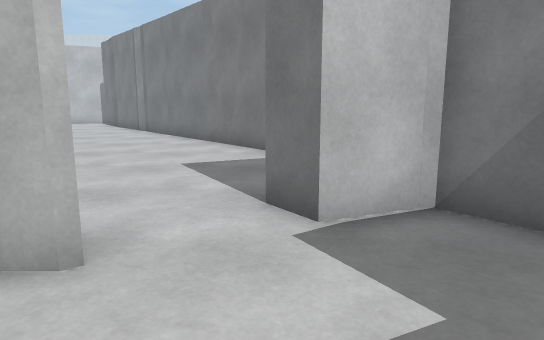
[1] (above)

24 first-person views from a walk through a Unity game level. The camera is 1.2 m above the floor, tilts 10° down and sees 70° across. The floor is counted in squares, 1 m on a side. Each view is taken from the middle of a square. On the plan, view 1 faces up. The plan holds only what a view shows up to about 15 squares ahead; the rest is blank. The place goes on beyond the plan.

[2]
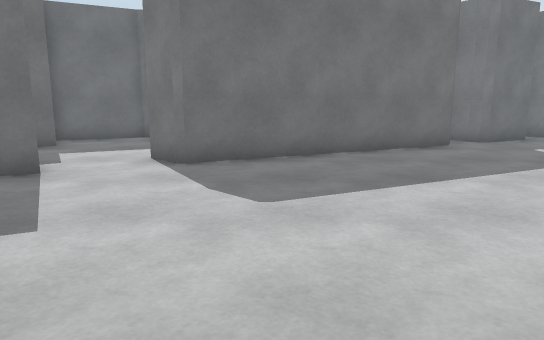

[3]
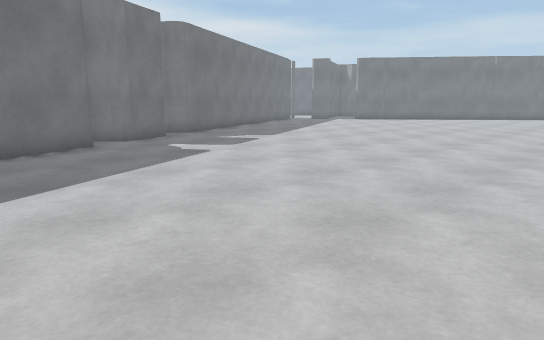

[4]
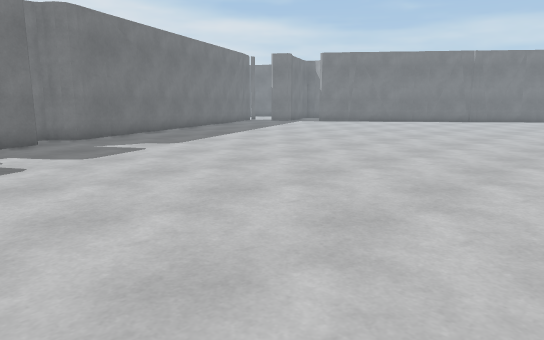

[5]
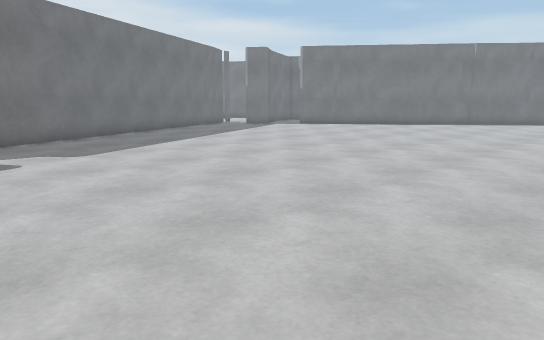

[6]
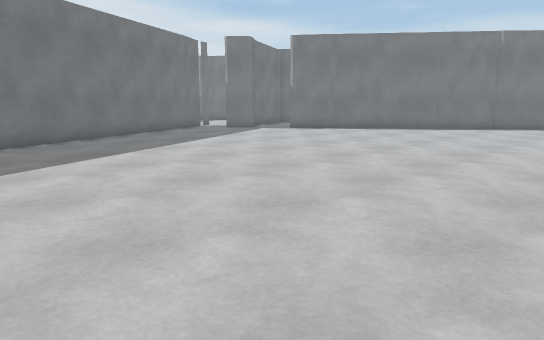

[7]
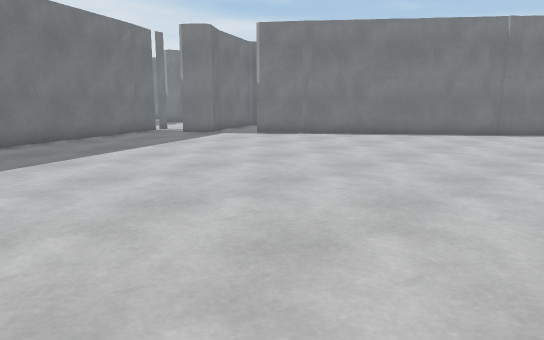

[8]
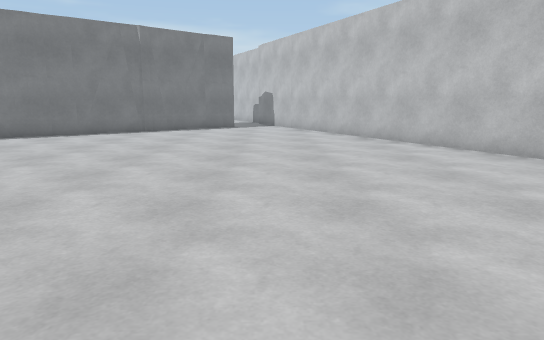

[9]
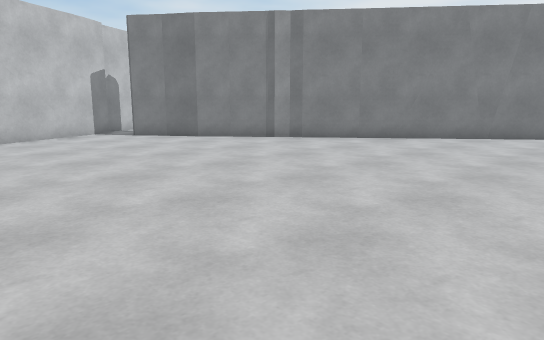

[10]
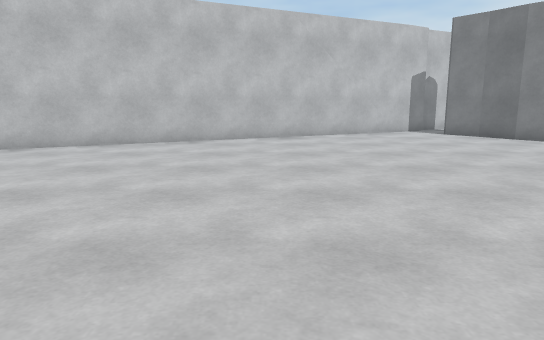

[11]
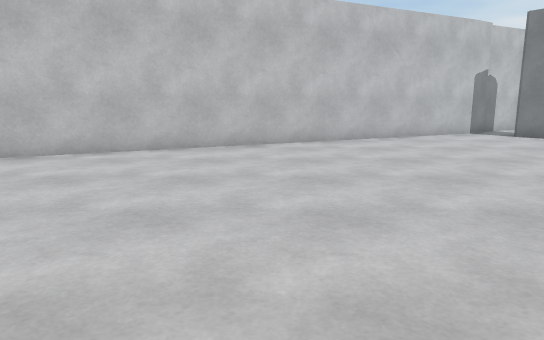

[12]
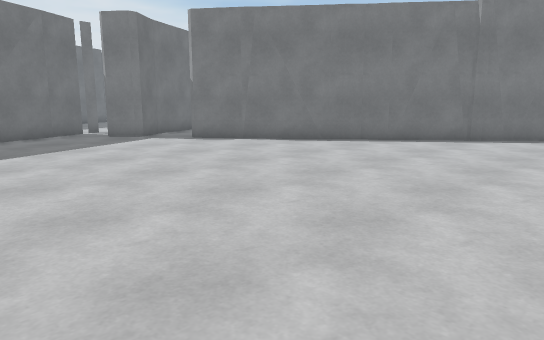

[13]
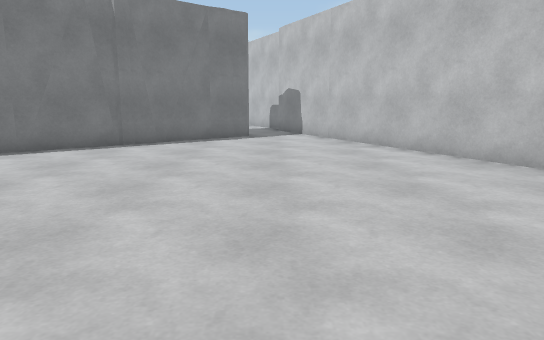

[14]
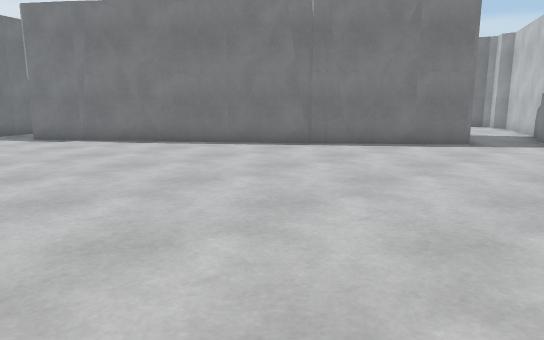

[15]
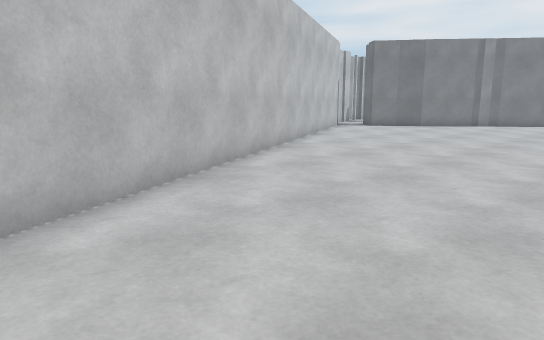

[16]
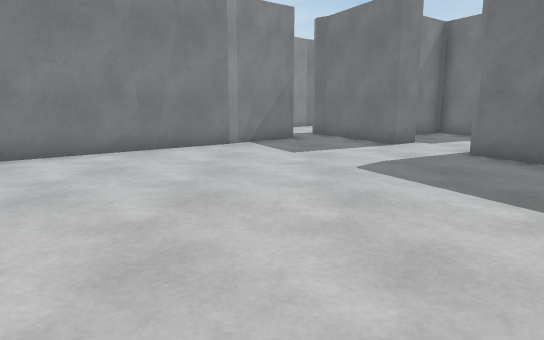

[17]
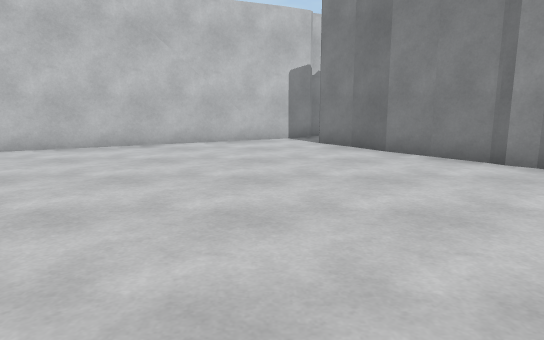

[18]
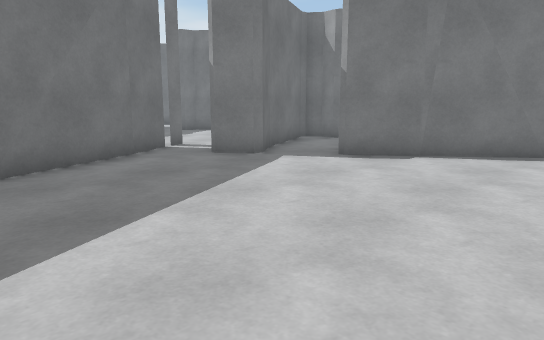

[19]
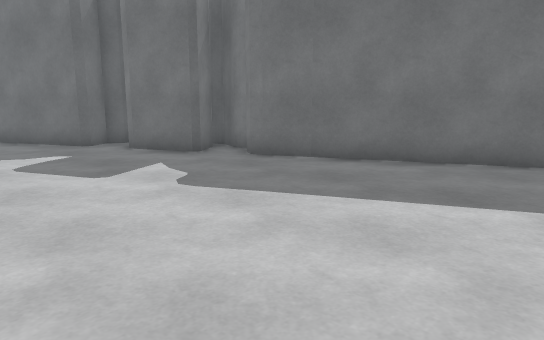

[20]
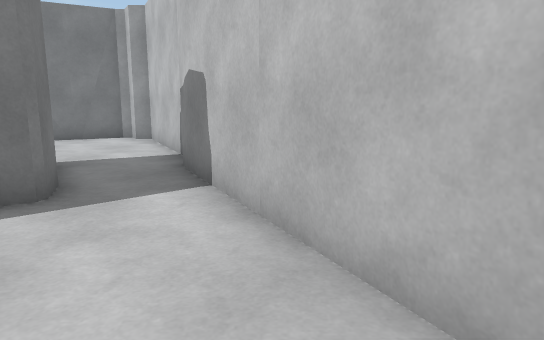

[21]
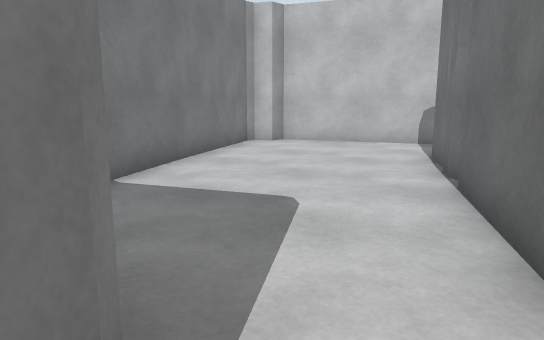

[22]
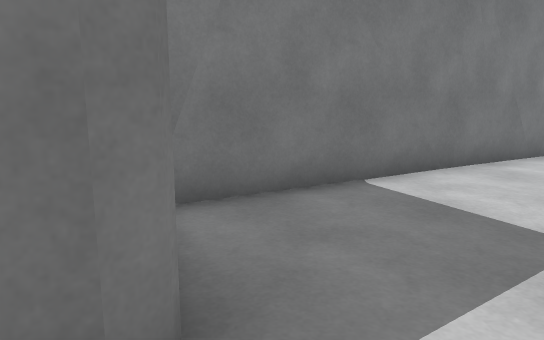

[23]
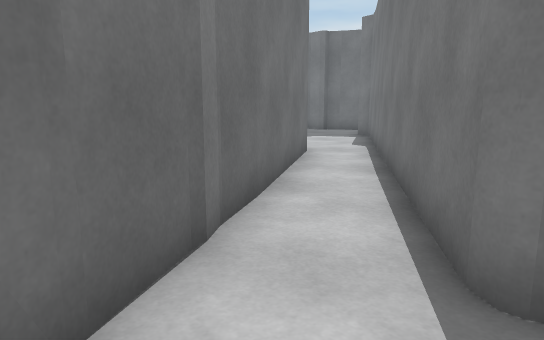

[24]
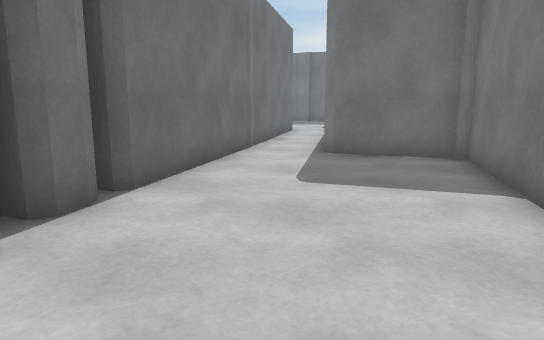

### Floor plan
Ten units are one square. View 1 is at (0, 0); x grows to the right and y downward. Boxes are objects, and circles mark ways between rooms. Rooms are numbered by the first view taken in them; rooms with no view inside come last. Other rooms are left out.
<svg viewBox="-457 -228 503 317">
<path fill="none" stroke="#000" d="M18 -4 23 -7M-13 -26 -20 -26M27 -9 41 -16 18 -44 5 -38M3 22 27 10M-137 21 -131 19M-122 14 -103 4 -99 8M-127 26 -119 26M-90 0 -89 -2 -22 -35 -13 -26M-89 10 -86 6M-314 1 -311 6M-52 -154 -55 -159M-318 -3 -313 3M-51 -159 -56 -164M-72 -184 -78 -195M-252 77 -136 21M-339 -28 -283 41M-341 -32 -337 -29M-284 65 -274 57 -270 57 -264 64M-95 -218 -371 -84M-264 84 -250 76M-86 -223 -97 -217M-363 -57 -360 -55 -357 -49M5 -89 1 -93M-367 -62 -340 -30M5 -38 -1 -45 31 -60M18 -72 -87 -203M-384 -22 -388 -29 -381 -32M-389 -34 -394 -43M-373 35 -356 59M-452 -40 -402 47 -375 34M-405 -71 -446 -51 -446 -47 -451 -45 -451 -39M-350 34 -353 29M-319 84 -381 -17"/>
<circle cx="-10" cy="-30" r="3" fill="#2a7"/>
<text x="0" y="-10">1</text>
<text x="-180" y="-70">2</text>
<text x="-400" y="-10">3</text>
</svg>
Room 1 opens to room 2.

Where each view was taken, in squares from view 1:
view 1: 0 up, 0 right, facing up
view 2: 11 up, 4 left, facing down
view 3: 11 up, 5 left, facing down-left
view 4: 11 up, 9 left, facing down-left
view 5: 10 up, 12 left, facing down-left
view 6: 8 up, 15 left, facing down-left
view 7: 7 up, 18 left, facing down-left
view 8: 8 up, 18 left, facing left
view 9: 7 up, 15 left, facing up-right
view 10: 6 up, 15 left, facing up
view 11: 7 up, 17 left, facing up
view 12: 7 up, 21 left, facing down-left
view 13: 7 up, 23 left, facing left
view 14: 10 up, 25 left, facing down-left
view 15: 10 up, 26 left, facing up-right
view 16: 8 up, 11 left, facing right
view 17: 9 up, 10 left, facing up
view 18: 1 up, 21 left, facing down-left
view 19: 4 up, 20 left, facing down-right
view 20: 9 up, 32 left, facing left
view 21: 4 down, 36 left, facing up-left
view 22: 3 down, 36 left, facing left
view 23: 1 down, 38 left, facing down-right
view 24: 4 up, 43 left, facing down-right
